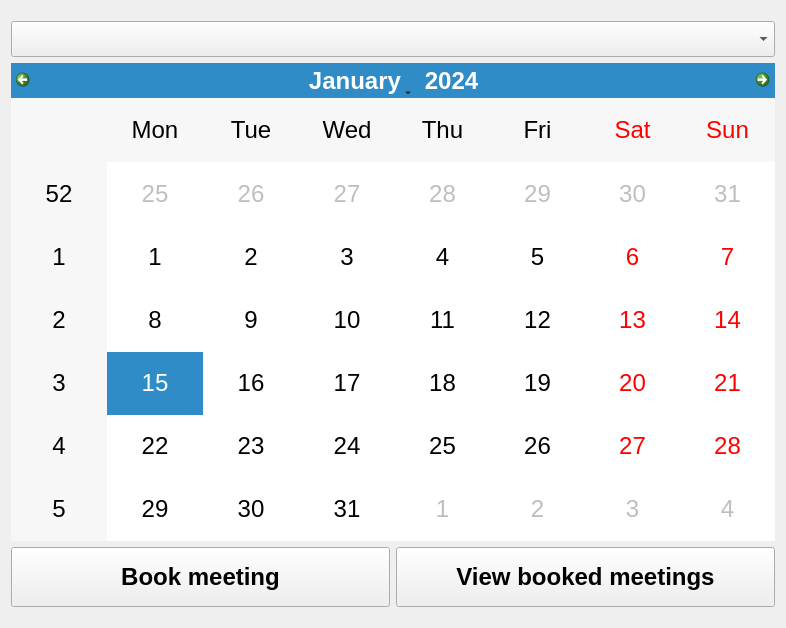
<?xml version="1.0" encoding="UTF-8"?>
<ui version="4.0">
 <class>MainWindow</class>
 <widget class="QMainWindow" name="MainWindow">
  <property name="geometry">
   <rect>
    <x>0</x>
    <y>0</y>
    <width>786</width>
    <height>628</height>
   </rect>
  </property>
  <property name="windowTitle">
   <string>MeetingsPP</string>
  </property>
  <widget class="QWidget" name="centralWidget">
   <layout class="QVBoxLayout" name="verticalLayout">
    <item>
     <spacer name="verticalSpacer_2">
      <property name="orientation">
       <enum>Qt::Vertical</enum>
      </property>
      <property name="sizeType">
       <enum>QSizePolicy::Minimum</enum>
      </property>
      <property name="sizeHint" stdset="0">
       <size>
        <width>20</width>
        <height>10</height>
       </size>
      </property>
     </spacer>
    </item>
    <item>
     <layout class="QHBoxLayout" name="horizontalLayout">
      <item>
       <widget class="QComboBox" name="projectSelectorBox">
        <property name="sizePolicy">
         <sizepolicy hsizetype="Preferred" vsizetype="Fixed">
          <horstretch>0</horstretch>
          <verstretch>0</verstretch>
         </sizepolicy>
        </property>
        <property name="font">
         <font>
          <family>Arial</family>
          <pointsize>18</pointsize>
         </font>
        </property>
       </widget>
      </item>
     </layout>
    </item>
    <item>
     <widget class="QCalendarWidget" name="calendar">
      <property name="sizePolicy">
       <sizepolicy hsizetype="Preferred" vsizetype="Expanding">
        <horstretch>0</horstretch>
        <verstretch>0</verstretch>
       </sizepolicy>
      </property>
      <property name="font">
       <font>
        <family>Arial</family>
        <pointsize>18</pointsize>
       </font>
      </property>
     </widget>
    </item>
    <item>
     <layout class="QHBoxLayout" name="horizontalLayout_2">
      <item>
       <widget class="QPushButton" name="pushButton_2">
        <property name="sizePolicy">
         <sizepolicy hsizetype="Minimum" vsizetype="Fixed">
          <horstretch>0</horstretch>
          <verstretch>0</verstretch>
         </sizepolicy>
        </property>
        <property name="minimumSize">
         <size>
          <width>0</width>
          <height>60</height>
         </size>
        </property>
        <property name="font">
         <font>
          <family>Arial</family>
          <pointsize>18</pointsize>
          <weight>75</weight>
          <bold>true</bold>
         </font>
        </property>
        <property name="text">
         <string>Book meeting</string>
        </property>
       </widget>
      </item>
      <item>
       <widget class="QPushButton" name="pushButton">
        <property name="sizePolicy">
         <sizepolicy hsizetype="Minimum" vsizetype="Fixed">
          <horstretch>0</horstretch>
          <verstretch>0</verstretch>
         </sizepolicy>
        </property>
        <property name="minimumSize">
         <size>
          <width>0</width>
          <height>60</height>
         </size>
        </property>
        <property name="font">
         <font>
          <family>Arial</family>
          <pointsize>18</pointsize>
          <weight>75</weight>
          <bold>true</bold>
         </font>
        </property>
        <property name="text">
         <string>View booked meetings</string>
        </property>
       </widget>
      </item>
     </layout>
    </item>
    <item>
     <spacer name="verticalSpacer">
      <property name="orientation">
       <enum>Qt::Vertical</enum>
      </property>
      <property name="sizeType">
       <enum>QSizePolicy::Fixed</enum>
      </property>
      <property name="sizeHint" stdset="0">
       <size>
        <width>20</width>
        <height>10</height>
       </size>
      </property>
     </spacer>
    </item>
   </layout>
  </widget>
 </widget>
 <layoutdefault spacing="6" margin="11"/>
 <resources/>
 <connections/>
</ui>
